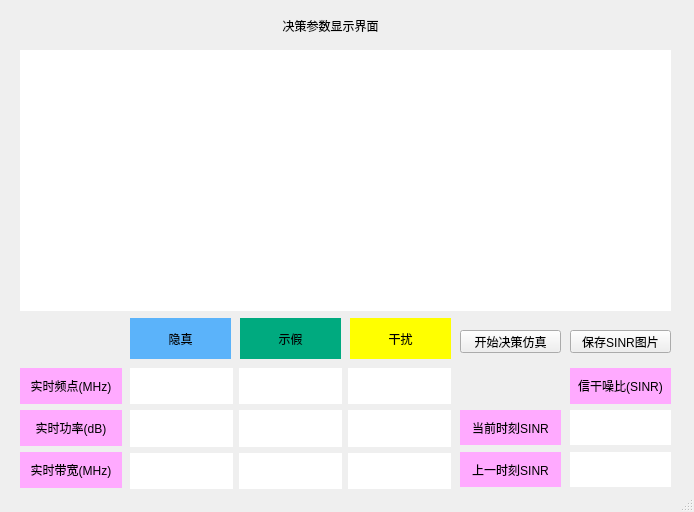
<?xml version="1.0" encoding="UTF-8"?>
<ui version="4.0">
 <class>control display</class>
 <widget class="QMainWindow" name="control display">
  <property name="geometry">
   <rect>
    <x>0</x>
    <y>0</y>
    <width>694</width>
    <height>512</height>
   </rect>
  </property>
  <property name="minimumSize">
   <size>
    <width>694</width>
    <height>512</height>
   </size>
  </property>
  <property name="maximumSize">
   <size>
    <width>1120</width>
    <height>625</height>
   </size>
  </property>
  <property name="windowTitle">
   <string>MainWindow</string>
  </property>
  <widget class="QWidget" name="centralwidget">
   <widget class="QLabel" name="label_10">
    <property name="geometry">
     <rect>
      <x>20</x>
      <y>50</y>
      <width>651</width>
      <height>261</height>
     </rect>
    </property>
    <property name="styleSheet">
     <string notr="true">background-color:rgb(255, 255, 255);</string>
    </property>
    <property name="text">
     <string/>
    </property>
    <property name="alignment">
     <set>Qt::AlignCenter</set>
    </property>
   </widget>
   <widget class="QLabel" name="label_22">
    <property name="geometry">
     <rect>
      <x>260</x>
      <y>10</y>
      <width>141</width>
      <height>31</height>
     </rect>
    </property>
    <property name="styleSheet">
     <string notr="true">font: 11pt &quot;Adobe Arabic&quot;;</string>
    </property>
    <property name="text">
     <string>决策参数显示界面</string>
    </property>
    <property name="textFormat">
     <enum>Qt::AutoText</enum>
    </property>
    <property name="alignment">
     <set>Qt::AlignCenter</set>
    </property>
   </widget>
   <widget class="QLabel" name="label_3">
    <property name="geometry">
     <rect>
      <x>350</x>
      <y>318</y>
      <width>101</width>
      <height>41</height>
     </rect>
    </property>
    <property name="styleSheet">
     <string notr="true">background-color: rgb(255, 255, 0);
font: 16pt &quot;Adobe Arabic&quot;;</string>
    </property>
    <property name="text">
     <string>干扰</string>
    </property>
    <property name="textFormat">
     <enum>Qt::AutoText</enum>
    </property>
    <property name="alignment">
     <set>Qt::AlignCenter</set>
    </property>
   </widget>
   <widget class="QLabel" name="label_1">
    <property name="geometry">
     <rect>
      <x>130</x>
      <y>318</y>
      <width>101</width>
      <height>41</height>
     </rect>
    </property>
    <property name="styleSheet">
     <string notr="true">background-color: rgb(91, 179, 250);
font: 16pt &quot;Adobe Arabic&quot;;</string>
    </property>
    <property name="text">
     <string>隐真</string>
    </property>
    <property name="textFormat">
     <enum>Qt::AutoText</enum>
    </property>
    <property name="alignment">
     <set>Qt::AlignCenter</set>
    </property>
   </widget>
   <widget class="QLabel" name="label_8">
    <property name="geometry">
     <rect>
      <x>20</x>
      <y>368</y>
      <width>102</width>
      <height>36</height>
     </rect>
    </property>
    <property name="minimumSize">
     <size>
      <width>102</width>
      <height>0</height>
     </size>
    </property>
    <property name="styleSheet">
     <string notr="true">background-color:rgb(255, 170, 255)</string>
    </property>
    <property name="text">
     <string>实时频点(MHz)</string>
    </property>
    <property name="textFormat">
     <enum>Qt::AutoText</enum>
    </property>
    <property name="alignment">
     <set>Qt::AlignCenter</set>
    </property>
   </widget>
   <widget class="QLabel" name="label_11">
    <property name="geometry">
     <rect>
      <x>20</x>
      <y>452</y>
      <width>102</width>
      <height>36</height>
     </rect>
    </property>
    <property name="minimumSize">
     <size>
      <width>102</width>
      <height>36</height>
     </size>
    </property>
    <property name="maximumSize">
     <size>
      <width>102</width>
      <height>36</height>
     </size>
    </property>
    <property name="styleSheet">
     <string notr="true">background-color:rgb(255, 170, 255)</string>
    </property>
    <property name="text">
     <string>实时带宽(MHz)</string>
    </property>
    <property name="textFormat">
     <enum>Qt::AutoText</enum>
    </property>
    <property name="alignment">
     <set>Qt::AlignCenter</set>
    </property>
   </widget>
   <widget class="QLabel" name="label_9">
    <property name="geometry">
     <rect>
      <x>20</x>
      <y>410</y>
      <width>102</width>
      <height>36</height>
     </rect>
    </property>
    <property name="styleSheet">
     <string notr="true">background-color:rgb(255, 170, 255)</string>
    </property>
    <property name="text">
     <string>实时功率(dB)</string>
    </property>
    <property name="textFormat">
     <enum>Qt::AutoText</enum>
    </property>
    <property name="alignment">
     <set>Qt::AlignCenter</set>
    </property>
   </widget>
   <widget class="QLabel" name="label_2">
    <property name="geometry">
     <rect>
      <x>240</x>
      <y>318</y>
      <width>101</width>
      <height>41</height>
     </rect>
    </property>
    <property name="styleSheet">
     <string notr="true">background-color: rgb(0, 170, 127);
font: 16pt &quot;Adobe Arabic&quot;;</string>
    </property>
    <property name="text">
     <string>示假</string>
    </property>
    <property name="textFormat">
     <enum>Qt::AutoText</enum>
    </property>
    <property name="alignment">
     <set>Qt::AlignCenter</set>
    </property>
   </widget>
   <widget class="QWidget" name="layoutWidget">
    <property name="geometry">
     <rect>
      <x>130</x>
      <y>368</y>
      <width>321</width>
      <height>121</height>
     </rect>
    </property>
    <layout class="QGridLayout" name="gridLayout_2">
     <item row="0" column="0">
      <widget class="QLabel" name="label_13">
       <property name="styleSheet">
        <string notr="true">background-color:rgb(255, 255, 255);
font: 75 14pt &quot;Times New Roman&quot;;</string>
       </property>
       <property name="text">
        <string/>
       </property>
       <property name="alignment">
        <set>Qt::AlignCenter</set>
       </property>
      </widget>
     </item>
     <item row="0" column="1">
      <widget class="QLabel" name="label_16">
       <property name="styleSheet">
        <string notr="true">background-color:rgb(255, 255, 255);
font: 75 14pt &quot;Times New Roman&quot;;</string>
       </property>
       <property name="alignment">
        <set>Qt::AlignCenter</set>
       </property>
      </widget>
     </item>
     <item row="0" column="2">
      <widget class="QLabel" name="label_19">
       <property name="styleSheet">
        <string notr="true">background-color:rgb(255, 255, 255);
font: 75 14pt &quot;Times New Roman&quot;;</string>
       </property>
       <property name="text">
        <string/>
       </property>
       <property name="alignment">
        <set>Qt::AlignCenter</set>
       </property>
      </widget>
     </item>
     <item row="1" column="0">
      <widget class="QLabel" name="label_14">
       <property name="styleSheet">
        <string notr="true">background-color:rgb(255, 255, 255);
font: 75 14pt &quot;Times New Roman&quot;;</string>
       </property>
       <property name="text">
        <string/>
       </property>
       <property name="alignment">
        <set>Qt::AlignCenter</set>
       </property>
      </widget>
     </item>
     <item row="1" column="1">
      <widget class="QLabel" name="label_17">
       <property name="styleSheet">
        <string notr="true">background-color:rgb(255, 255, 255);
font: 75 14pt &quot;Times New Roman&quot;;</string>
       </property>
       <property name="text">
        <string/>
       </property>
       <property name="alignment">
        <set>Qt::AlignCenter</set>
       </property>
      </widget>
     </item>
     <item row="1" column="2">
      <widget class="QLabel" name="label_20">
       <property name="styleSheet">
        <string notr="true">background-color:rgb(255, 255, 255);
font: 75 14pt &quot;Times New Roman&quot;;</string>
       </property>
       <property name="text">
        <string/>
       </property>
       <property name="alignment">
        <set>Qt::AlignCenter</set>
       </property>
      </widget>
     </item>
     <item row="2" column="0">
      <widget class="QLabel" name="label_15">
       <property name="styleSheet">
        <string notr="true">background-color:rgb(255, 255, 255);
font: 75 14pt &quot;Times New Roman&quot;;</string>
       </property>
       <property name="text">
        <string/>
       </property>
       <property name="alignment">
        <set>Qt::AlignCenter</set>
       </property>
      </widget>
     </item>
     <item row="2" column="1">
      <widget class="QLabel" name="label_18">
       <property name="styleSheet">
        <string notr="true">background-color:rgb(255, 255, 255);
font: 75 14pt &quot;Times New Roman&quot;;
</string>
       </property>
       <property name="text">
        <string/>
       </property>
       <property name="alignment">
        <set>Qt::AlignCenter</set>
       </property>
      </widget>
     </item>
     <item row="2" column="2">
      <widget class="QLabel" name="label_21">
       <property name="styleSheet">
        <string notr="true">background-color:rgb(255, 255, 255);
font: 75 14pt &quot;Times New Roman&quot;;</string>
       </property>
       <property name="text">
        <string/>
       </property>
       <property name="alignment">
        <set>Qt::AlignCenter</set>
       </property>
      </widget>
     </item>
    </layout>
   </widget>
   <widget class="QPushButton" name="pushButton_2">
    <property name="geometry">
     <rect>
      <x>570</x>
      <y>330</y>
      <width>101</width>
      <height>23</height>
     </rect>
    </property>
    <property name="text">
     <string>保存SINR图片</string>
    </property>
   </widget>
   <widget class="QPushButton" name="pushButton">
    <property name="geometry">
     <rect>
      <x>460</x>
      <y>330</y>
      <width>101</width>
      <height>23</height>
     </rect>
    </property>
    <property name="text">
     <string>开始决策仿真</string>
    </property>
   </widget>
   <widget class="QLabel" name="label_26">
    <property name="geometry">
     <rect>
      <x>460</x>
      <y>410</y>
      <width>101</width>
      <height>35</height>
     </rect>
    </property>
    <property name="styleSheet">
     <string notr="true">background-color:rgb(255, 170, 255)</string>
    </property>
    <property name="text">
     <string>当前时刻SINR</string>
    </property>
    <property name="alignment">
     <set>Qt::AlignCenter</set>
    </property>
   </widget>
   <widget class="QLabel" name="label_27">
    <property name="geometry">
     <rect>
      <x>460</x>
      <y>452</y>
      <width>101</width>
      <height>35</height>
     </rect>
    </property>
    <property name="styleSheet">
     <string notr="true">background-color:rgb(255, 170, 255)</string>
    </property>
    <property name="text">
     <string>上一时刻SINR</string>
    </property>
    <property name="alignment">
     <set>Qt::AlignCenter</set>
    </property>
   </widget>
   <widget class="QLabel" name="label_23">
    <property name="geometry">
     <rect>
      <x>570</x>
      <y>368</y>
      <width>101</width>
      <height>36</height>
     </rect>
    </property>
    <property name="styleSheet">
     <string notr="true">background-color:rgb(255, 170, 255)</string>
    </property>
    <property name="text">
     <string>信干噪比(SINR)</string>
    </property>
    <property name="textFormat">
     <enum>Qt::AutoText</enum>
    </property>
    <property name="alignment">
     <set>Qt::AlignCenter</set>
    </property>
   </widget>
   <widget class="QLabel" name="label_24">
    <property name="geometry">
     <rect>
      <x>570</x>
      <y>410</y>
      <width>101</width>
      <height>35</height>
     </rect>
    </property>
    <property name="styleSheet">
     <string notr="true">background-color:rgb(255, 255, 255);
font: 75 14pt &quot;Times New Roman&quot;;</string>
    </property>
    <property name="text">
     <string/>
    </property>
    <property name="alignment">
     <set>Qt::AlignCenter</set>
    </property>
   </widget>
   <widget class="QLabel" name="label_25">
    <property name="geometry">
     <rect>
      <x>570</x>
      <y>452</y>
      <width>101</width>
      <height>35</height>
     </rect>
    </property>
    <property name="styleSheet">
     <string notr="true">background-color:rgb(255, 255, 255);
font: 75 14pt &quot;Times New Roman&quot;;</string>
    </property>
    <property name="text">
     <string/>
    </property>
    <property name="alignment">
     <set>Qt::AlignCenter</set>
    </property>
   </widget>
  </widget>
  <widget class="QStatusBar" name="statusbar"/>
 </widget>
 <resources/>
 <connections/>
</ui>
